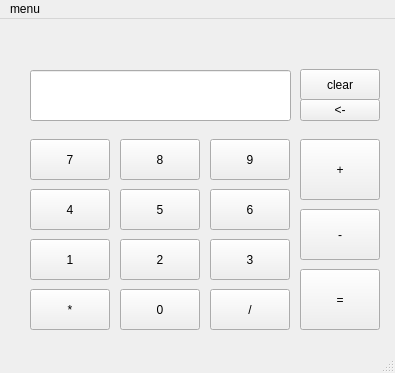
<?xml version="1.0" encoding="UTF-8"?>
<ui version="4.0">
 <class>MainWindow</class>
 <widget class="QMainWindow" name="MainWindow">
  <property name="geometry">
   <rect>
    <x>0</x>
    <y>0</y>
    <width>395</width>
    <height>373</height>
   </rect>
  </property>
  <property name="windowTitle">
   <string>MainWindow</string>
  </property>
  <widget class="QWidget" name="centralwidget">
   <widget class="QPushButton" name="pushButton">
    <property name="geometry">
     <rect>
      <x>30</x>
      <y>120</y>
      <width>80</width>
      <height>41</height>
     </rect>
    </property>
    <property name="text">
     <string>7</string>
    </property>
   </widget>
   <widget class="QPushButton" name="pushButton_2">
    <property name="geometry">
     <rect>
      <x>120</x>
      <y>120</y>
      <width>80</width>
      <height>41</height>
     </rect>
    </property>
    <property name="text">
     <string>8</string>
    </property>
   </widget>
   <widget class="QPushButton" name="pushButton_3">
    <property name="geometry">
     <rect>
      <x>210</x>
      <y>120</y>
      <width>80</width>
      <height>41</height>
     </rect>
    </property>
    <property name="text">
     <string>9</string>
    </property>
   </widget>
   <widget class="QPushButton" name="pushButton_4">
    <property name="geometry">
     <rect>
      <x>30</x>
      <y>170</y>
      <width>80</width>
      <height>41</height>
     </rect>
    </property>
    <property name="text">
     <string>4</string>
    </property>
   </widget>
   <widget class="QPushButton" name="pushButton_5">
    <property name="geometry">
     <rect>
      <x>120</x>
      <y>170</y>
      <width>80</width>
      <height>41</height>
     </rect>
    </property>
    <property name="text">
     <string>5</string>
    </property>
   </widget>
   <widget class="QPushButton" name="pushButton_6">
    <property name="geometry">
     <rect>
      <x>210</x>
      <y>170</y>
      <width>80</width>
      <height>41</height>
     </rect>
    </property>
    <property name="text">
     <string>6</string>
    </property>
   </widget>
   <widget class="QPushButton" name="pushButton_7">
    <property name="geometry">
     <rect>
      <x>30</x>
      <y>220</y>
      <width>80</width>
      <height>41</height>
     </rect>
    </property>
    <property name="text">
     <string>1</string>
    </property>
   </widget>
   <widget class="QPushButton" name="pushButton_8">
    <property name="geometry">
     <rect>
      <x>120</x>
      <y>220</y>
      <width>80</width>
      <height>41</height>
     </rect>
    </property>
    <property name="text">
     <string>2</string>
    </property>
   </widget>
   <widget class="QPushButton" name="pushButton_9">
    <property name="geometry">
     <rect>
      <x>210</x>
      <y>220</y>
      <width>80</width>
      <height>41</height>
     </rect>
    </property>
    <property name="text">
     <string>3</string>
    </property>
   </widget>
   <widget class="QLineEdit" name="lineEdit">
    <property name="geometry">
     <rect>
      <x>30</x>
      <y>51</y>
      <width>261</width>
      <height>51</height>
     </rect>
    </property>
   </widget>
   <widget class="QPushButton" name="pushButton_10">
    <property name="geometry">
     <rect>
      <x>300</x>
      <y>50</y>
      <width>80</width>
      <height>31</height>
     </rect>
    </property>
    <property name="text">
     <string>clear</string>
    </property>
   </widget>
   <widget class="QPushButton" name="pushButton_11">
    <property name="geometry">
     <rect>
      <x>300</x>
      <y>120</y>
      <width>80</width>
      <height>61</height>
     </rect>
    </property>
    <property name="text">
     <string>+</string>
    </property>
   </widget>
   <widget class="QPushButton" name="pushButton_12">
    <property name="geometry">
     <rect>
      <x>300</x>
      <y>190</y>
      <width>80</width>
      <height>51</height>
     </rect>
    </property>
    <property name="text">
     <string>-</string>
    </property>
   </widget>
   <widget class="QPushButton" name="pushButton_13">
    <property name="geometry">
     <rect>
      <x>300</x>
      <y>250</y>
      <width>80</width>
      <height>61</height>
     </rect>
    </property>
    <property name="text">
     <string>=</string>
    </property>
   </widget>
   <widget class="QPushButton" name="pushButton_14">
    <property name="geometry">
     <rect>
      <x>210</x>
      <y>270</y>
      <width>80</width>
      <height>41</height>
     </rect>
    </property>
    <property name="text">
     <string>/</string>
    </property>
   </widget>
   <widget class="QPushButton" name="pushButton_15">
    <property name="geometry">
     <rect>
      <x>120</x>
      <y>270</y>
      <width>80</width>
      <height>41</height>
     </rect>
    </property>
    <property name="text">
     <string>0</string>
    </property>
   </widget>
   <widget class="QPushButton" name="pushButton_16">
    <property name="geometry">
     <rect>
      <x>30</x>
      <y>270</y>
      <width>80</width>
      <height>41</height>
     </rect>
    </property>
    <property name="text">
     <string>*</string>
    </property>
   </widget>
   <widget class="QPushButton" name="pushButton_17">
    <property name="geometry">
     <rect>
      <x>300</x>
      <y>80</y>
      <width>80</width>
      <height>22</height>
     </rect>
    </property>
    <property name="text">
     <string>&lt;-</string>
    </property>
   </widget>
  </widget>
  <widget class="QMenuBar" name="menubar">
   <property name="geometry">
    <rect>
     <x>0</x>
     <y>0</y>
     <width>395</width>
     <height>19</height>
    </rect>
   </property>
   <widget class="QMenu" name="menuMenu">
    <property name="title">
     <string>menu</string>
    </property>
    <addaction name="actionSave"/>
    <addaction name="separator"/>
    <addaction name="actionExit"/>
   </widget>
   <addaction name="menuMenu"/>
  </widget>
  <widget class="QStatusBar" name="statusbar"/>
  <action name="actionSave">
   <property name="text">
    <string>save</string>
   </property>
  </action>
  <action name="actionExit">
   <property name="text">
    <string>exit</string>
   </property>
  </action>
 </widget>
 <resources/>
 <connections/>
</ui>
